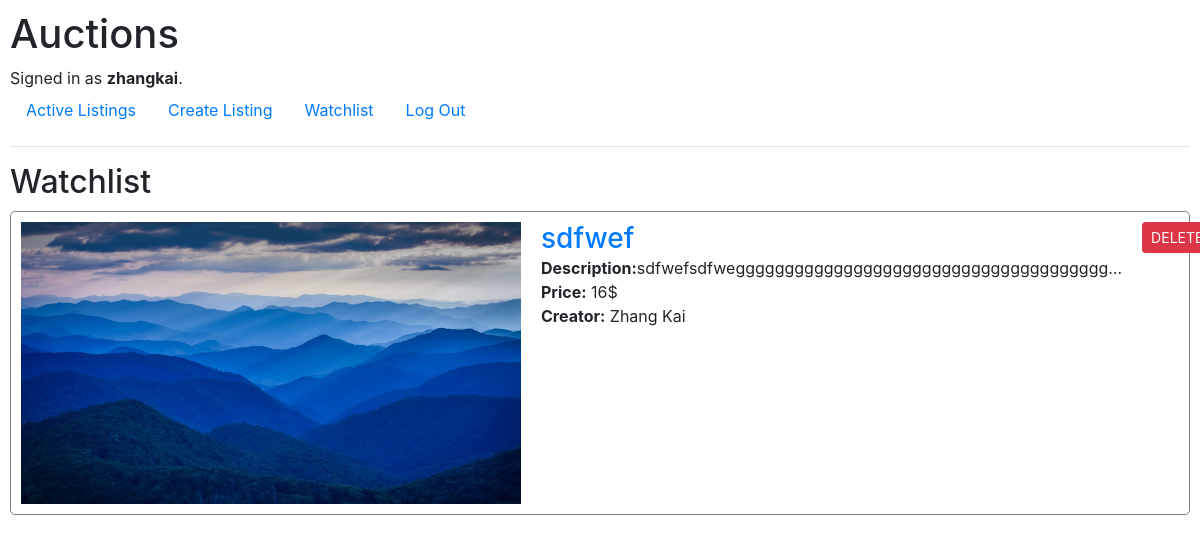
The app's page /watchlist (signed in) with its own data.
### auctions/models.py (models this page shows, shortened)
class User(AbstractUser):
    watchlist = models.ManyToManyField('Listing', blank=True, related_name="follower")

class Listing(models.Model):
    title = models.CharField(max_length=64)
    description = models.CharField(max_length=500)
    starting_bid = models.IntegerField()
    image = models.ImageField(upload_to=None, height_field=None, width_field=None, max_length=100, default=1)
    category = models.ForeignKey(Category, on_delete=CASCADE, default=1, related_name="inside_category")
    creator = models.ForeignKey('User', on_delete=CASCADE, default=1, related_name="creates")
    is_open = models.BooleanField(default=1)
    @property
    def bid_price(self):
        highest_bid = self.bids_for_listing.order_by('-bid_price').first()
        return highest_bid.bid_price if highest_bid else self.starting_bid

class Bid(models.Model):
    listing = models.ForeignKey('Listing', on_delete=CASCADE, default=1, related_name="bids_for_listing")
    bid_price = models.IntegerField()
    bidder = models.ForeignKey('User', on_delete=CASCADE, default=1, related_name="my_bids")

### auctions/views.py (the view, shortened to what this page needs)
# urls.py: path("watchlist", views.watchlist, name="watchlist"),
def watchlist(request):
    usr = User.objects.get(pk=request.user.id)
    return render(request, "auctions/watchlist.html", {
        "listings": usr.watchlist.all()
    })

### auctions/templates/auctions/watchlist.html (shortened to what this page needs)
{% extends "auctions/layout.html" %}
{% block body %}
  <h2>Watchlist</h2>
  {% for listing in listings %}
    <div class="show_listing">
      <div class="flex-container">
        <div>
          {% if listing.image != "1" %}
            <img src="{{ listing.image.url }}" alt="{{ listing.title }}" style="width: 500px;">
          {% endif %}
        </div>
        <div>
          <a href="{% url 'listing_page' listing.id %}" style="text-decoration: none;">
            <h3 style="margin: 0;">{{ listing.title }}</h3>
          </a>
          <div>
            <b>Description:</b>{{ listing.description|truncatechars:50 }}
          </div>
          <div>
            <b>Price:</b> {{ listing.bid_price }}$
          </div>
          <div>
            <b>Creator:</b> {{ listing.creator }}
          </div>
        </div>
        <form action="{% url 'watchlist' %}" method="POST" style="margin: 0;">
          <button type="submit" class="btn btn-danger btn-sm" name="delete" value="{{ listing.id }}">DELETE</button>
        </form>
      </div>
    </div>
  {% endfor %}
{% endblock %}

### auctions/templates/auctions/layout.html (shortened to what this page needs)
{% load static %}
<!DOCTYPE html>
<html lang="en">
  <head>
    <link rel="stylesheet" href="https://stackpath.bootstrapcdn.com/bootstrap/4.4.1/css/bootstrap.min.css"
>
    <link href="{% static 'auctions/styles.css' %}" rel="stylesheet">
  </head>
  <body>
    <h1>Auctions</h1>
    <div>
      {% if user.is_authenticated %}
        Signed in as <strong>{{ user.username }}</strong>.
      {% else %}
        Not signed in.
      {% endif %}
    </div>
    <ul class="nav">
      <li class="nav-item">
        <a class="nav-link" href="{% url 'index' %}">Active Listings</a>
      </li>
    {% if user.is_authenticated %}
      <li class="nav-item">
        <a class="nav-link" href="{% url 'create_listing' %}">Create Listing</a>
      </li>
      <li class="nav-item">
        <a class="nav-link" href="{% url 'watchlist' %}">Watchlist</a>
      </li>
    {% endif %}
      {% if user.is_authenticated %}
        <li class="nav-item">
          <a class="nav-link" href="{% url 'logout' %}">Log Out</a>
        </li>
      {% endif %}
    </ul>
    <hr>
    {% block body %}
    {% endblock %}
  </body>
</html>

### auctions/static/auctions/styles.css (style rules this page uses)
body { padding: 10px; }
.show_listing { border: 1px solid gray; border-radius: 5px; margin-top: 10px; }
.flex-container { display: flex; gap: 20px; flex-direction: row; padding: 10px; }

### records on screen
User: username "zhangkai"
Listing: image (picture), title "sdfwef", description "sdfwefsdfwegggggggggggggggggggggggggggggggggggggg…", bid_price "16", creator "Zhang Kai"
